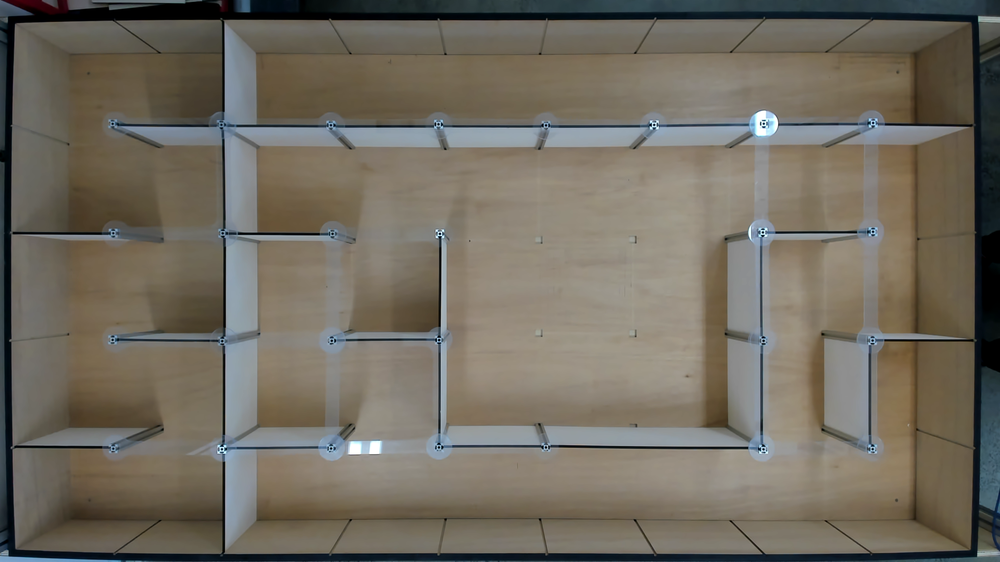
#> input picture Vision/maze1.png, 1000 x 562 px, shrunk from 1920 x 1080 before the run
$ python drawSegment.py   (older library calls are emulated)
#> lines starting #> are read from the running program, lines starting #| are printed output that depends on the picture; long printed decimals are rounded
import cv2
import numpy as np
from matplotlib import pyplot as plt

#Read gray image
img = cv2.imread("maze1.png",0)
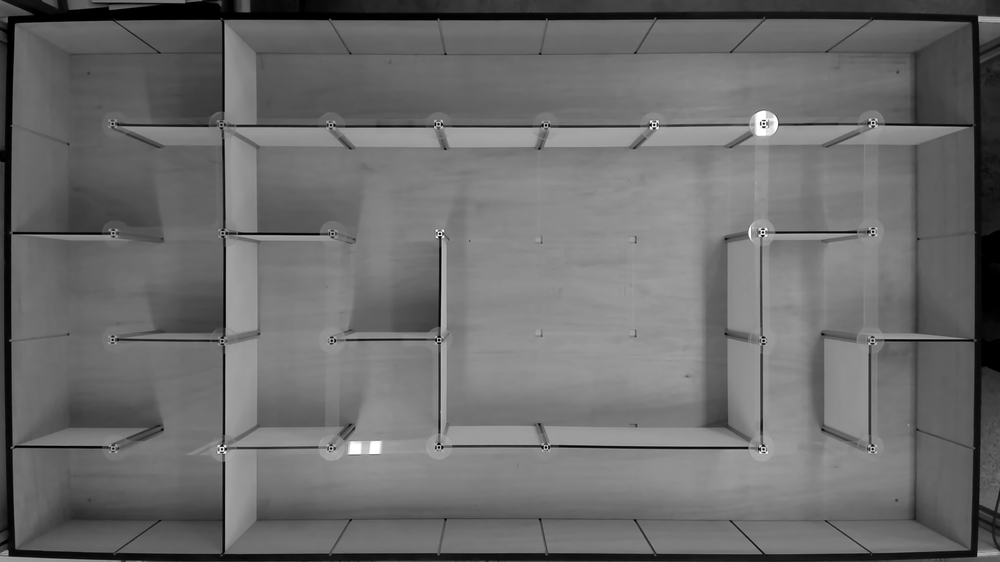
#> img: shape (562, 1000); min 0, max 255, mean 107.4

img_blurBilat = cv2.bilateralFilter(img,8,75,150)
abs_img_blurBilat = cv2.convertScaleAbs(img_blurBilat)

img_blurG = cv2.GaussianBlur(img, (5, 5), 0)
abs_img_blurG = cv2.convertScaleAbs(img_blurG)

img_laplacian = cv2.Laplacian(img,cv2.CV_64F)
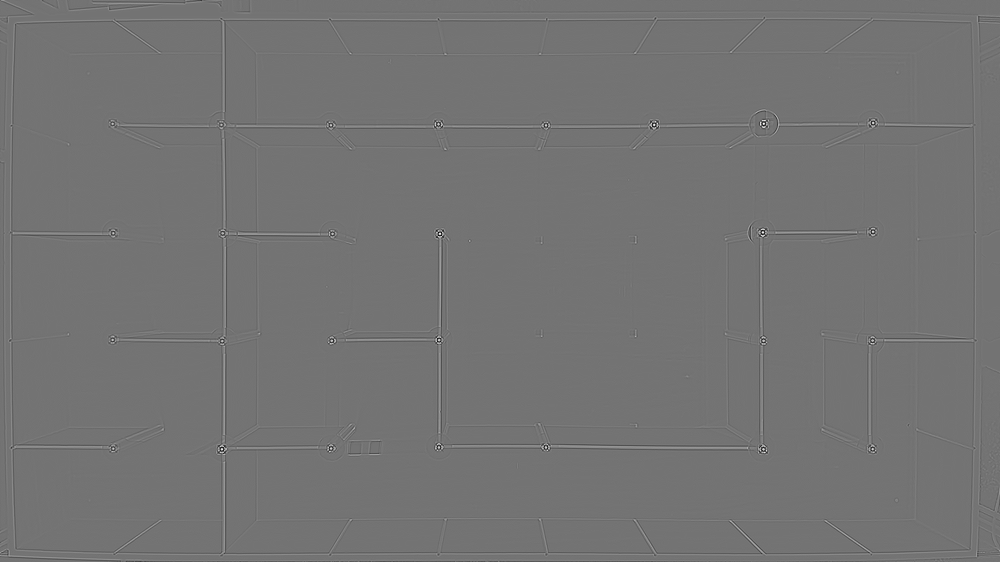
#> img_laplacian: shape (562, 1000) float64; min -392, max 471, mean 0; drawn with min black and max white
abs_img_laplacian = cv2.convertScaleAbs(img_laplacian)
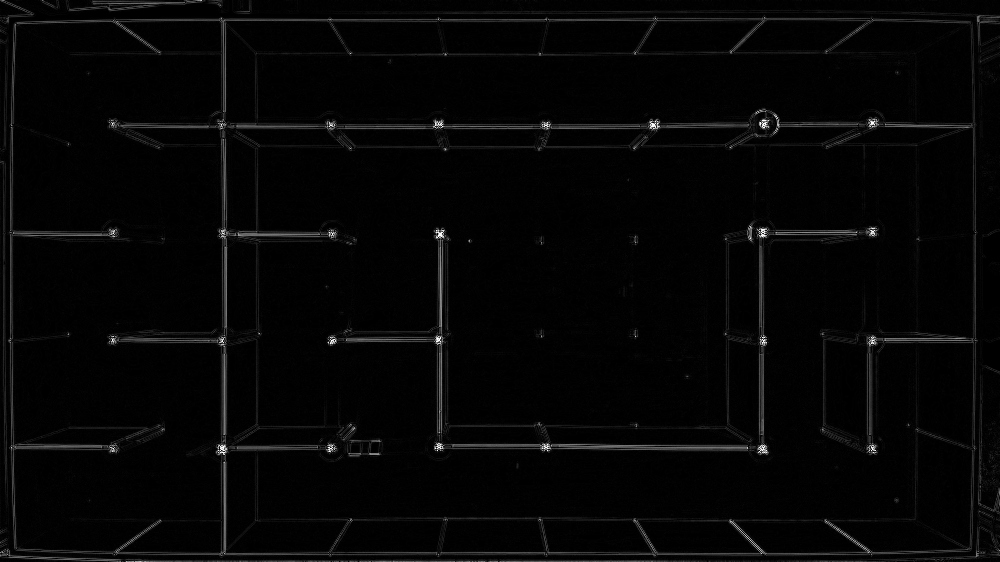
#> abs_img_laplacian: shape (562, 1000); min 0, max 255, mean 5.5

#Create default parametrization LSD
lsd = cv2.createLineSegmentDetector(0)

#Detect lines in the image
lines = lsd.detect(abs_img_laplacian)[0] #Position 0 of the returned tuple are the detected lines
#> lines = 399 rows, first 6: [766.8, 227.2, 759.2, 226.8], [763.7, 116.3, 758.7, 122.2], [755.5, 444, 762.4, 445.3], [329.9, 344.9, 338.7, 341.4], [758.2, 452.7, 765.8, 453.4], [874, 114.7, 870.4, 121.1]

#Draw detected lines in the image
drawn_img = lsd.drawSegments(img,lines)
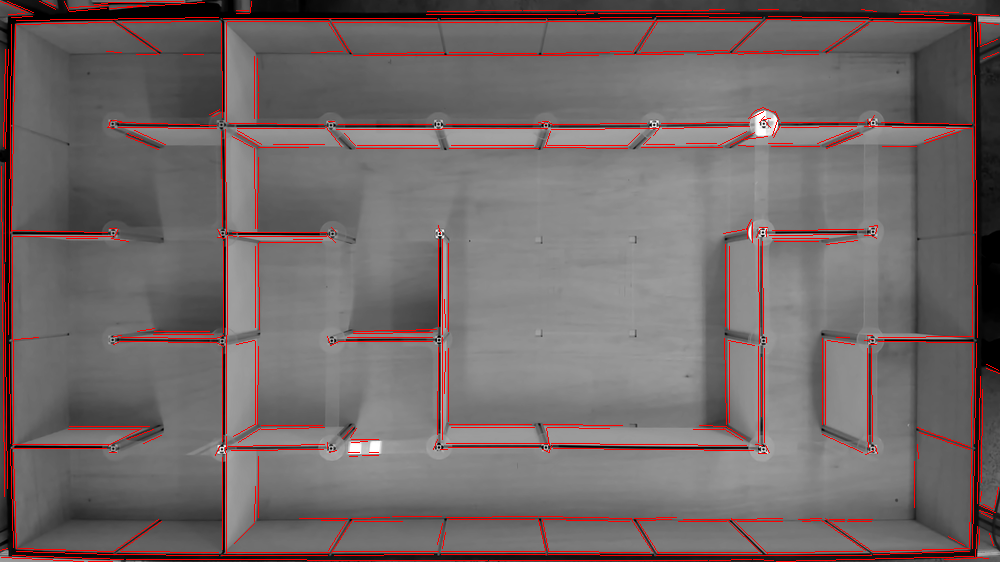
#> drawn_img: shape (562, 1000, 3); mean of channels 0, 1, 2 103.7, 103.7, 114.2; drawn as B, G, R
for i in range(0,len(lines)):
    print(lines[i][0])
#> this loop made 399 passes
#| [766.793 227.230 759.249   226.846]
#| [763.7423  116.3365  758.7406  122.213]
#| [755.4533  444.0496  762.392 445.338  ]
#| [329.8567  344.9344  338.7045  341.431]
#| [758.1647  452.712 765.8341  453.449]
#| [874.0217  114.718 870.4345  121.060]
#| [763.063  119.056 769.788  117.749 ]
#| [869.4112  343.950 875.828 344.498]
#> (further printed lines are left out)

# [6 lines of commented-out code are left out]
cv2.imshow("LSD",drawn_img )
cv2.waitKey(0)

$ run again, with Vision/houghlines5.jpg saved as Vision/maze1.png
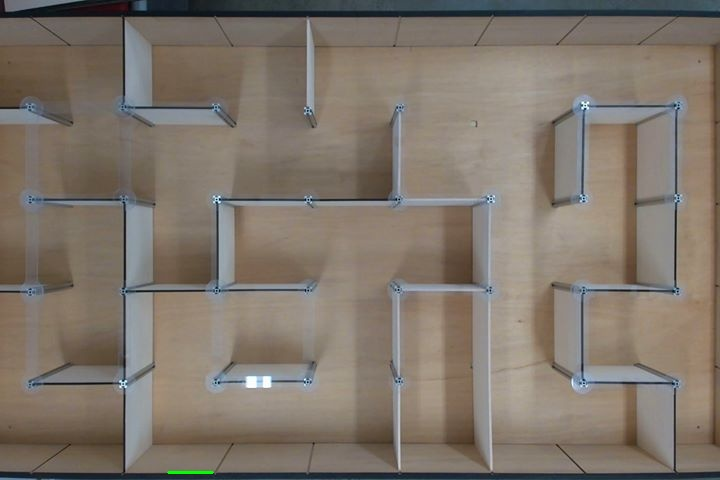
#> input picture Vision/houghlines5.jpg, 720 x 480 px
#> `abs_img_laplacian = cv2.convertScaleAbs(img_laplacian)`:
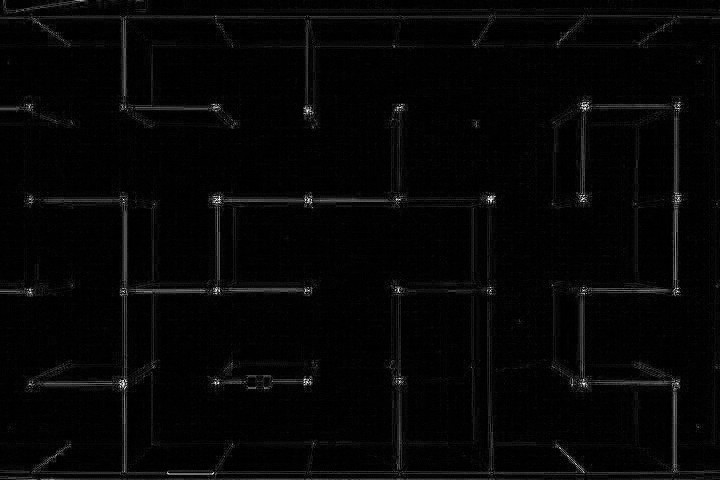
#> abs_img_laplacian: shape (480, 720); min 0, max 255, mean 5.9
#> lines = 247 rows, first 6: [484.4, 203.2, 489.5, 199.5], [493.7, 193.9, 481.7, 196.1], [166.9, 474.7, 211.9, 474.7], [582.8, 110.8, 589.1, 108.7], [223.8, 192.3, 219.4, 198.2], [586, 383.3, 584.2, 374.7]
#> `drawn_img = lsd.drawSegments(img,lines)`:
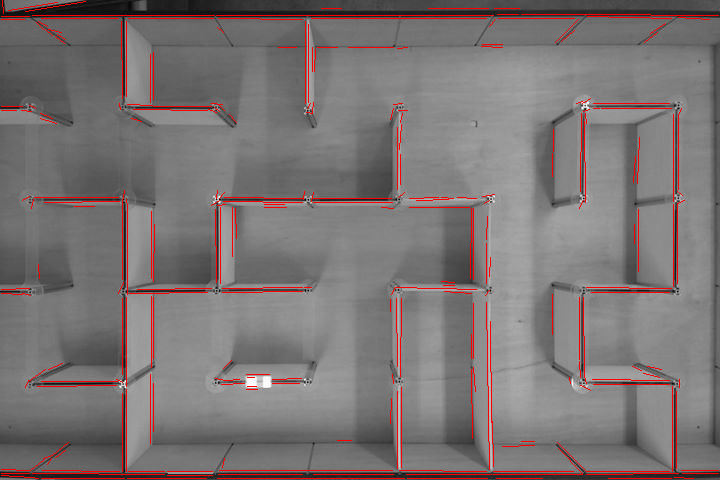
#> drawn_img: shape (480, 720, 3); mean of channels 0, 1, 2 115.5, 115.5, 123.3; drawn as B, G, R
#> the loop `for i in range(0,len(lines)):` made 247 passes
#| [484.404 203.166 489.486 199.5304 ]
#| [493.734 193.931 481.740 196.142]
#| [166.875 474.662 211.875 474.682]
#| [582.7732  110.831 589.142 108.684]
#| [223.7599  192.345 219.442 198.174]
#> (further printed lines are left out)
